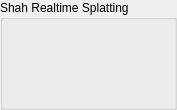
<?xml version="1.0" encoding="UTF-8"?>
<ui version="4.0">
 <class>ShahRealtimeSettings</class>
 <widget class="QGroupBox" name="ShahRealtimeSettings">
  <property name="geometry">
   <rect>
    <x>0</x>
    <y>0</y>
    <width>177</width>
    <height>110</height>
   </rect>
  </property>
  <property name="minimumSize">
   <size>
    <width>0</width>
    <height>110</height>
   </size>
  </property>
  <property name="maximumSize">
   <size>
    <width>16777215</width>
    <height>110</height>
   </size>
  </property>
  <property name="windowTitle">
   <string>GroupBox</string>
  </property>
  <property name="title">
   <string>Shah Realtime Splatting</string>
  </property>
 </widget>
 <resources/>
 <connections/>
</ui>
